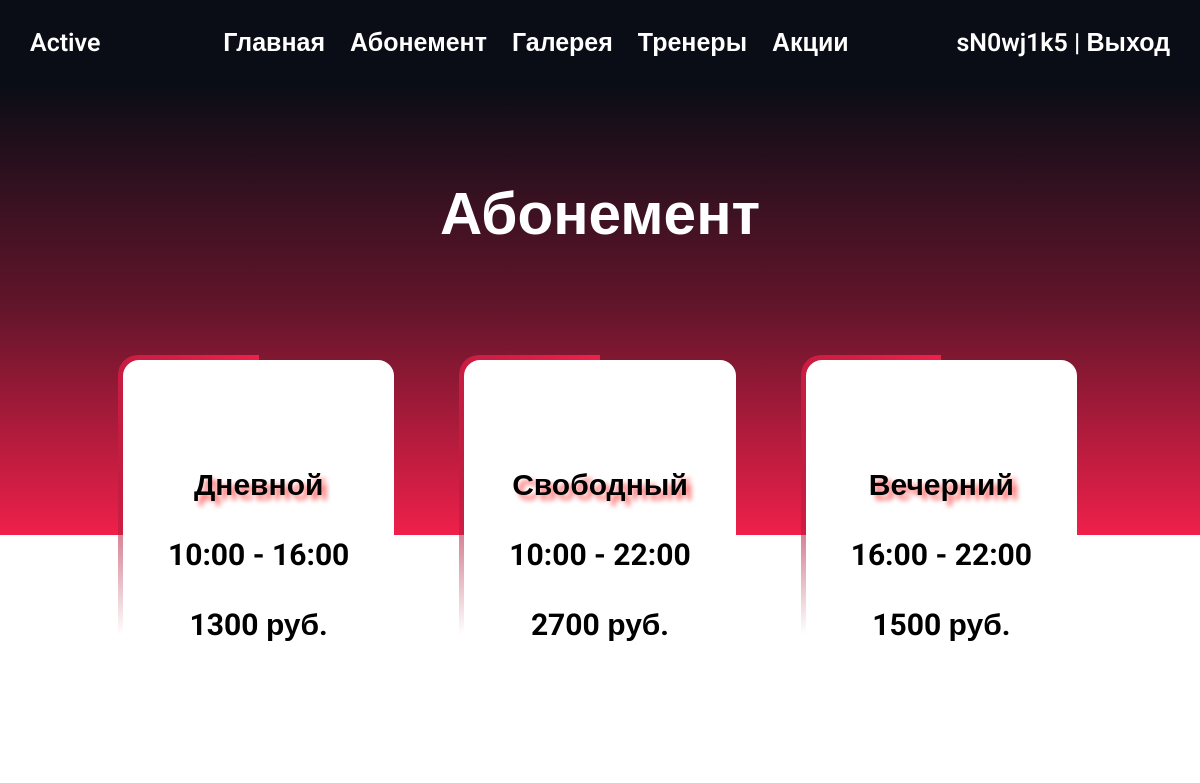
/abonnement/ (signed in), run on the app's committed database.
### Gym_at_the_Moscow/models.py (models this page shows, shortened)
class Abonnement(models.Model):
    abonnement = models.CharField("Абонемент", max_length=100)
    time = models.CharField("Время посещения", max_length=100)
    price = models.IntegerField("Цена, руб.", null=True, blank=True)
    class Meta:
        verbose_name = "Абонемент"
        verbose_name_plural = "Абонементы"

### Gym_at_the_Moscow/views.py (the view)
# urls.py: path('abonnement/', views.abon_func, name='abon-name'),
def abon_func(request):
    ab = Abonnement.objects.order_by('time')
    return render(request, 'Gym_at_the_Moscow/ab_page.html', {'ab': ab})

### Gym_at_the_Moscow/templates/Gym_at_the_Moscow/ab_page.html (shortened to what this page needs)
{% extends 'base.html' %}
{% load static %}
{% block css_additional %}
<link rel="stylesheet" href="{% static 'Gym_at_the_Moscow/css/all.min.css' %}">
<link rel="stylesheet" href="{% static 'Gym_at_the_Moscow/css/style.css'%}">
{% endblock %}
{% block content %}
        {% include 'includes/navbar.html' %}
        <div class="abonement_header">
            <div class="text_header">
                <h3>Абонемент</h3>
            </div>
            <div class="all_block">
            {% for a in ab%}
                <div class="card_box">
                    <span></span>
                    <h4>{{ a.abonnement }}</h4>
                    <h5>{{ a.time }}</h5>
                    <h5>{{ a.price }} руб.</h5>
                </div>
            {% endfor %}
            </div>
        </div>
{% endblock %}

### Gym_at_the_Moscow/templates/includes/navbar.html (shortened to what this page needs)
<header>
  <div class="flex_item logo">
            Active
  </div>
  <div class="flex_item bars_menu" >
    <div class="flex_item menu">
      <ul>
        <li><a href="{% url 'home' %}"> Главная</a></li>
        <li><a href="{% url 'abon-name' %}"> Абонемент</a></li>
        <li><a href="{% url 'hall-name' %}"> Галерея</a></li>
        <li><a href="{% url 'trainer-name' %}"> Тренеры</a></li>
        <li><a href="{% url 'stock-name' %}"> Акции</a></li>
      </ul>
    </div>
    <div class="flex_item login">
      {% if request.user.is_authenticated %}
      <p>{{ user.username }} | <a href="{% url 'logout' %}">Выход</a></p>
      {% else %}
      <p><a href="{% url 'register' %}">Регистрация</a> | <a href="{% url 'login' %}">Войти</a></p>
      {% endif %}
    </div>
  </div>
</header>

### static/css/base.css (style rules this page uses)
* { margin: 0; padding: 0; border: none; box-sizing: border-box; }
body { font-family: 'Roboto', sans-serif; font-size: 20px; line-height: 1; background-color: #fff; font-weight: 600; overflow-x: hidden; }

### Gym_at_the_Moscow/static/Gym_at_the_Moscow/css/style.css (style rules this page uses)
li { list-style-type: none; }
ul { padding-left: 0; }
a { text-decoration: none; color: #fff; position: relative; }
header { display: flex; font-size: 25px; justify-content: space-between; color:#fff; padding: 30px; background: rgb(10, 13, 22); }
.flex_item { flex: 1; }
.menu { display: flex; flex-grow: 2; justify-content: end; }
.menu ul { display: flex; gap: 1em; }
.login { text-align: end; }
.bars_menu { display: flex; flex-grow: 5; gap: 7px; }
.abonement_header { display: flex; justify-items: center; align-items: flex-start; width: 100%; max-height: 450px; color: #fff; padding: 5em 0 0 0; background: linear-gradient(to bottom, rgb(10, 13, 22), rgb(100, 21, 43), rgb(239, 32, 74)); }
.all_block { display: flex; flex: 1; gap: 2em; max-width: 100%; height: 100%; margin-top: 8em; justify-content: center; align-items: center; }
.card_box { position: relative; display: flex; flex-direction: column; gap: 2em; max-width: 300px; max-height: 400px; border-radius: 20px; justify-content: center; align-items: center; overflow: hidden; margin: 10px; padding: 6em 2.5em 6em 2.5em; }
.card_box::after { content: ""; position: absolute; width: 500px; height: 500px; background-image: conic-gradient(transparent, transparent, transparent, rgb(239, 32, 74)); animation: animateBox 4s -2s linear infinite; }
.card_box::before { content: ""; position: absolute; width: 500px; height: 500px; background-image: conic-gradient(transparent, transparent, transparent, rgb(100, 21, 43)); animation: animateBox 4s linear infinite; }
.card_box span { position: absolute; inset: 5px; border-radius: 16px; background: #fff; z-index: 1; }
.text_header { width: 100%; text-align: center; font-size: 50px; position: absolute; }
.card_box h4, h5 { position: relative; font-size: 30px; z-index: 2; color: #000; font-weight: bold; }
.card_box h4 { text-shadow: 5px 5px 5px rgb(255, 110, 110); }
.card_box_sale h4, h5 { position: relative; font-size: 30px; z-index: 2; color: #000; font-weight: bold; }

### data on the page
Abonnement: abonnement "Дневной", time "10:00 - 16:00", price "1300"
Abonnement: abonnement "Свободный", time "10:00 - 22:00", price "2700"
Abonnement: abonnement "Вечерний", time "16:00 - 22:00", price "1500"

### other printed values
{{ user.username }} "sN0wj1k5"
